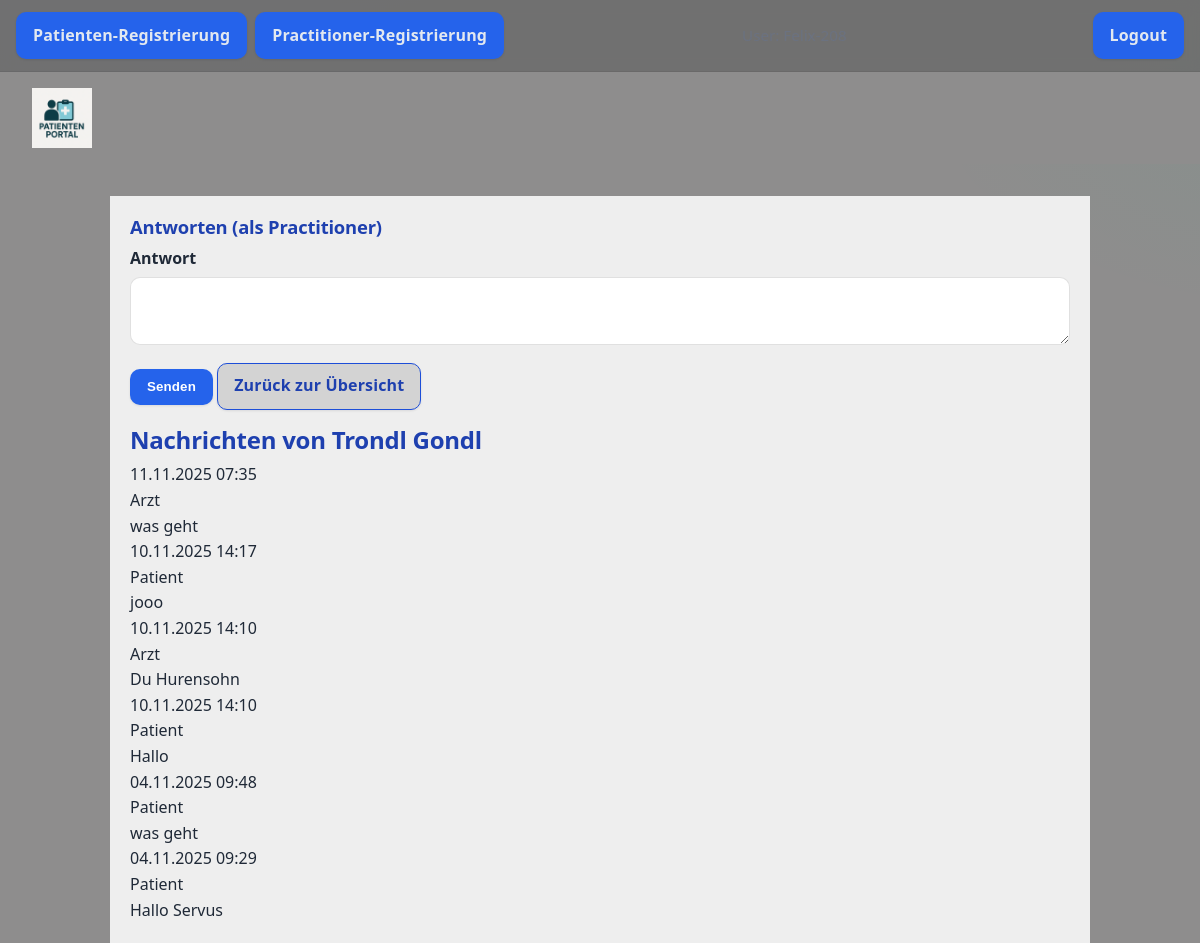
The app's page /practitioner/messages/1/ (signed in) with its own data.
### polls/models.py (models this page shows, shortened)
class Patient(models.Model):
    user = models.OneToOneField(User, on_delete=models.CASCADE)
    date_of_birth = models.DateField()
    address = models.CharField(max_length=200)
    phone_number = models.CharField(max_length=15)
    insurance_number = models.CharField(max_length=20)
    practitioner = models.ForeignKey('Practitioner', null=True, blank=True, on_delete=models.SET_NULL)

class Message(models.Model):
    patient = models.ForeignKey(Patient, on_delete=models.CASCADE, related_name='messages')
    practitioner = models.ForeignKey(Practitioner, on_delete=models.CASCADE, related_name='messages')
    content = models.TextField()
    timestamp = models.DateTimeField(auto_now_add=True)
    sender_is_practitioner = models.BooleanField(default=False)
    read_by_practitioner = models.BooleanField(default=False)
    read_by_patient = models.BooleanField(default=False)
    class Meta:
        ordering = ['-timestamp']

### polls/views.py (the view, shortened to what this page needs)
# urls.py: path('practitioner/messages/<int:patient_id>/', pmapp_views.view_patient_messages, name='view_patient_messages'),
def view_patient_messages(request, patient_id):
    if not request.user.is_authenticated:
        return redirect('practitioner_login')
    try:
        practitioner = Practitioner.objects.get(user=request.user)
        patient = Patient.objects.get(id=patient_id, practitioner=practitioner)
    except (Practitioner.DoesNotExist, Patient.DoesNotExist):
        return redirect('practitioner_login')
    messages = Message.objects.filter(
        patient=patient,
        practitioner=practitioner
    ).order_by('-timestamp')
    Message.objects.filter(
        patient=patient,
        practitioner=practitioner,
        sender_is_practitioner=False,
        read_by_practitioner=False
    ).update(read_by_practitioner=True)
    return render(request, 'practitioner_view_messages.html', {
        'patient': patient,
        'messages': messages
    })

### polls/templates/practitioner_view_messages.html (shortened to what this page needs)
{% extends 'base.html' %}
{% block content %}
<h3>Antworten (als Practitioner)</h3>
<form method="post">
    <div class="form-group">
        <label>Antwort</label>
        <textarea class="form-input" name="message" rows="3" required></textarea>
    </div>
    <button type="submit" class="button">Senden</button>
    <a href="{% url 'practitioner_dashboard' %}" class="button" style="background-color: lightgrey;">Zurück zur Übersicht</a>
</form>
<h2>Nachrichten von {{ patient.user.first_name }} {{ patient.user.last_name }}</h2>
<div class="messages-list">
    {% for message in messages %}
    <div class="message{% if message.sender_is_practitioner %} from-practitioner{% endif %}{% if not message.read_by_practitioner and not message.sender_is_practitioner %} unread{% endif %}">
        <div class="message-date">{{ message.timestamp|date:"d.m.Y H:i" }}</div>
        <div class="message-sender">{% if message.sender_is_practitioner %}Arzt{% else %}Patient{% endif %}</div>
        <div class="message-content">{{ message.content }}</div>
    </div>
    {% empty %}
    <p>Keine Nachrichten vorhanden.</p>
    {% endfor %}
</div>
{% endblock %}

### polls/templates/base.html (shortened to what this page needs)
{% load static %}
<html>
    <head>
        <link rel="stylesheet" href="{% static 'polls/style.css' %}">
    </head>
    <body>
        <nav>
            <span class="menubutton">
                <a class="nav-btn" href="{% url 'patient_register' %}">Patienten-Registrierung</a>
                <a class="nav-btn" href="{% url 'practitioner_register' %}">Practitioner-Registrierung</a>
            </span>
                        {% if user.is_authenticated %}
                        <span class="user-info">
                        </span>
                        <span>
                                <a class="nav-btn" href="/logout"> Logout</a>
                        </span>
                        {% else %}
                        <span>
                                <a class="nav-btn" href="{% url 'patient_login' %}">Patienten-Login</a>
                                <a class="nav-btn" href="{% url 'practitioner_login' %}">Practitioner-Login</a>
                        </span>
                        {% endif %}
        </nav>
        <div class="logo-section">
            <img src="Logo.png" alt="Logo" class="sidebar-logo">
        </div>
        <div class="content-wrap">
        {% block content %}{% endblock content %}
        </div>
    </body>
</html>

### polls/static/polls/style.css (style rules this page uses)
:root { --bg: #f7f9fc; --surface: #ffffff; --text: #1f2937; --muted: #6b7280; --primary: #2563eb; --primary-600: #1d4ed8; --primary-700: #1e40af; --accent: #10b981; --danger: #dc2626; --warning: #f59e0b; --ring: 0 0 0 3px rgba(37, 99, 235, 0.25); --radius: 12px; --shadow-sm: 0 1px 3px rgba(16, 24, 40, 0.06), 0 1px 2px rgba(16, 24, 40, 0.04); --shadow: 0 10px 15px -3px rgba(16, 24, 40, 0.1), 0 4px 6px -2px rgba(16, 24, 40, 0.05); }
*, *::before, *::after { box-sizing: border-box; }
html, body { height: 100%; }
body { margin: 0; font-family: ui-sans-serif, system-ui, -apple-system, Segoe UI, Roboto, Helvetica, Arial, "Apple Color Emoji", "Segoe UI Emoji"; color: var(--text); background: radial-gradient(1200px 600px at 10% -10%, rgba(37,99,235,0.05), transparent 40%), radial-gradient(900px 500px at 110% 10%, rgba(16,185,129,0.06), transparent 45%), var(--bg); line-height: 1.6; -webkit-font-smoothing: antialiased; -moz-osx-font-smoothing: grayscale; }
a { color: var(--primary-600); text-decoration: none; }
img { max-width: 100%; display: block; }
:where(a, button, input, select, textarea, [tabindex]):focus { outline: none; box-shadow: var(--ring); border-radius: 8px; }
nav { position: sticky; top: 0; z-index: 100; display: flex; align-items: center; justify-content: space-between; gap: 1rem; padding: 0.75rem 1rem; background: rgba(255,255,255,0.7); backdrop-filter: saturate(180%) blur(12px); border-bottom: 1px solid rgba(0,0,0,0.06); }
.menubutton { display: flex; flex-wrap: wrap; gap: .5rem; }
.user-info { font-size: 0.95rem; color: var(--muted); margin-right: .5rem; }
.logo-section { text-align: left; padding: 1rem 2rem; background: rgba(255,255,255,0.5); }
.sidebar-logo { height: 60px; object-fit: contain; }
.content-wrap { max-width: 980px; margin: 2rem auto; padding: 1.25rem; }
h1, h2, h3 { line-height: 1.2; letter-spacing: -0.01em; margin: 0 0 .5rem 0; }
h2 { font-size: clamp(1.35rem, 2vw, 1.75rem); color: var(--primary-700); }
h3 { font-size: 1.15rem; color: var(--primary-700); }
.button, .nav-btn, .btn, .btn-primary { display: inline-flex; align-items: center; justify-content: center; gap: .5rem; padding: .6rem 1rem; border: 1px solid transparent; border-radius: 10px; background: var(--primary); color: #fff; font-weight: 600; letter-spacing: .01em; cursor: pointer; box-shadow: var(--shadow-sm); transition: transform 120ms ease, box-shadow 120ms ease, background 120ms ease; }
.button.secondary, .btn-secondary, a.button[style*="lightgrey"] { background: transparent; color: var(--primary-700); border-color: var(--primary-600); }
form { width: 100%; }
.form-group { margin-bottom: 1rem; }
label { display: block; font-weight: 600; margin-bottom: .35rem; }
input[type="text"], input[type="email"], input[type="password"], input[type="date"], select, textarea, .form-control, .form-input { width: 100%; padding: .65rem .8rem; border: 1px solid rgba(0,0,0,0.12); border-radius: 10px; background: var(--surface); color: var(--text); transition: border-color 120ms ease, box-shadow 120ms ease; }
button[type="submit"] { margin-top: .5rem; }

### polls/templates/base.html (style rules this page uses)
body { background-color: rgb(142, 141, 141); }
nav { background-color: rgba(105, 105, 105, 0.8); -webkit-backdrop-filter: blur(6px); backdrop-filter: blur(6px); }
nav a.nav-btn { color: #e2e8f0; }
.content-wrap { background: rgba(255,255,255,0.85); -webkit-backdrop-filter: blur(6px); backdrop-filter: blur(6px); }
.logo-section { text-align: left; padding: 1rem 2rem; background: rgb(142, 141, 141); }
.sidebar-logo { height: 60px; object-fit: contain; }

### records on screen
Patient: user.first_name "Trondl", user.last_name "Gondl"
Message: timestamp "11.11.2025 07:35", sender_is_practitioner "Arzt", content "was geht"
Message: timestamp "10.11.2025 14:17", sender_is_practitioner "Patient", content "jooo"
Message: timestamp "10.11.2025 14:10", sender_is_practitioner "Arzt", content "Du Hurensohn"
Message: timestamp "10.11.2025 14:10", sender_is_practitioner "Patient", content "Hallo"
Message: timestamp "04.11.2025 09:48", sender_is_practitioner "Patient", content "was geht"
Message: timestamp "04.11.2025 09:29", sender_is_practitioner "Patient", content "Hallo Servus"
